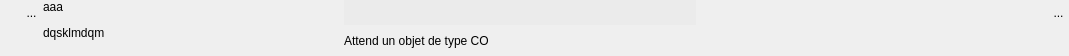
<?xml version="1.0" encoding="UTF-8"?>
<ui version="4.0">
 <class>WidgetUniqueSDCO</class>
 <widget class="QWidget" name="WidgetUniqueSDCO">
  <property name="geometry">
   <rect>
    <x>0</x>
    <y>0</y>
    <width>1069</width>
    <height>56</height>
   </rect>
  </property>
  <property name="sizePolicy">
   <sizepolicy hsizetype="Preferred" vsizetype="Preferred">
    <horstretch>0</horstretch>
    <verstretch>0</verstretch>
   </sizepolicy>
  </property>
  <property name="minimumSize">
   <size>
    <width>0</width>
    <height>0</height>
   </size>
  </property>
  <property name="windowTitle">
   <string>Form</string>
  </property>
  <layout class="QHBoxLayout" name="horizontalLayout">
   <property name="spacing">
    <number>1</number>
   </property>
   <property name="margin">
    <number>0</number>
   </property>
   <item>
    <layout class="QVBoxLayout" name="verticalLayout_2">
     <property name="spacing">
      <number>0</number>
     </property>
     <item>
      <layout class="QHBoxLayout" name="horizontalLayout_3">
       <property name="spacing">
        <number>0</number>
       </property>
       <property name="sizeConstraint">
        <enum>QLayout::SetFixedSize</enum>
       </property>
       <item>
        <spacer name="horizontalSpacer_3">
         <property name="orientation">
          <enum>Qt::Horizontal</enum>
         </property>
         <property name="sizeType">
          <enum>QSizePolicy::Fixed</enum>
         </property>
         <property name="sizeHint" stdset="0">
          <size>
           <width>21</width>
           <height>20</height>
          </size>
         </property>
        </spacer>
       </item>
       <item>
        <widget class="MonBoutonValide" name="RBValide">
         <property name="minimumSize">
          <size>
           <width>21</width>
           <height>25</height>
          </size>
         </property>
         <property name="maximumSize">
          <size>
           <width>21</width>
           <height>25</height>
          </size>
         </property>
         <property name="focusPolicy">
          <enum>Qt::ClickFocus</enum>
         </property>
         <property name="toolTip">
          <string>Affiche le rapport de validation du mot-clef</string>
         </property>
         <property name="styleSheet">
          <string notr="true">border : 0px</string>
         </property>
         <property name="text">
          <string>...</string>
         </property>
         <property name="icon">
          <iconset>
           <normaloff>../Editeur/icons/ast-green-ball.png</normaloff>../Editeur/icons/ast-green-ball.png</iconset>
         </property>
         <property name="iconSize">
          <size>
           <width>25</width>
           <height>25</height>
          </size>
         </property>
        </widget>
       </item>
      </layout>
     </item>
     <item>
      <spacer name="verticalSpacer_2">
       <property name="orientation">
        <enum>Qt::Vertical</enum>
       </property>
       <property name="sizeHint" stdset="0">
        <size>
         <width>20</width>
         <height>2</height>
        </size>
       </property>
      </spacer>
     </item>
    </layout>
   </item>
   <item>
    <widget class="MonLabelClic" name="label">
     <property name="sizePolicy">
      <sizepolicy hsizetype="Fixed" vsizetype="Preferred">
       <horstretch>0</horstretch>
       <verstretch>0</verstretch>
      </sizepolicy>
     </property>
     <property name="minimumSize">
      <size>
       <width>300</width>
       <height>25</height>
      </size>
     </property>
     <property name="maximumSize">
      <size>
       <width>178</width>
       <height>16777215</height>
      </size>
     </property>
     <property name="frameShape">
      <enum>QFrame::NoFrame</enum>
     </property>
     <property name="text">
      <string>&lt;html&gt;&lt;head/&gt;&lt;body&gt;&lt;p&gt;aaa&lt;/p&gt;&lt;p&gt;dqsklmdqm&lt;/p&gt;&lt;/body&gt;&lt;/html&gt;</string>
     </property>
     <property name="scaledContents">
      <bool>false</bool>
     </property>
     <property name="alignment">
      <set>Qt::AlignLeading|Qt::AlignLeft|Qt::AlignTop</set>
     </property>
    </widget>
   </item>
   <item>
    <layout class="QVBoxLayout" name="verticalLayout">
     <property name="spacing">
      <number>0</number>
     </property>
     <item>
      <widget class="QLineEdit" name="LESDCO">
       <property name="minimumSize">
        <size>
         <width>0</width>
         <height>25</height>
        </size>
       </property>
       <property name="maximumSize">
        <size>
         <width>805</width>
         <height>16777215</height>
        </size>
       </property>
       <property name="styleSheet">
        <string notr="true">background:rgb(235,235,235);
border:0px;</string>
       </property>
      </widget>
     </item>
     <item>
      <widget class="QLabel" name="label_2">
       <property name="text">
        <string>Attend un objet de type CO </string>
       </property>
      </widget>
     </item>
    </layout>
   </item>
   <item>
    <spacer name="horizontalSpacer_2">
     <property name="orientation">
      <enum>Qt::Horizontal</enum>
     </property>
     <property name="sizeType">
      <enum>QSizePolicy::MinimumExpanding</enum>
     </property>
     <property name="sizeHint" stdset="0">
      <size>
       <width>79</width>
       <height>17</height>
      </size>
     </property>
    </spacer>
   </item>
   <item>
    <layout class="QVBoxLayout" name="verticalLayout_3">
     <item>
      <widget class="QToolButton" name="RBPoubelle">
       <property name="minimumSize">
        <size>
         <width>21</width>
         <height>25</height>
        </size>
       </property>
       <property name="maximumSize">
        <size>
         <width>21</width>
         <height>25</height>
        </size>
       </property>
       <property name="focusPolicy">
        <enum>Qt::ClickFocus</enum>
       </property>
       <property name="toolTip">
        <string>Détruit le mot-clef</string>
       </property>
       <property name="styleSheet">
        <string notr="true">border : 0px</string>
       </property>
       <property name="text">
        <string>...</string>
       </property>
       <property name="icon">
        <iconset>
         <normaloff>../Editeur/icons/deleteRond.png</normaloff>../Editeur/icons/deleteRond.png</iconset>
       </property>
       <property name="iconSize">
        <size>
         <width>25</width>
         <height>25</height>
        </size>
       </property>
      </widget>
     </item>
     <item>
      <spacer name="verticalSpacer">
       <property name="orientation">
        <enum>Qt::Vertical</enum>
       </property>
       <property name="sizeHint" stdset="0">
        <size>
         <width>20</width>
         <height>2</height>
        </size>
       </property>
      </spacer>
     </item>
    </layout>
   </item>
  </layout>
 </widget>
 <customwidgets>
  <customwidget>
   <class>MonBoutonValide</class>
   <extends>QToolButton</extends>
   <header>monBoutonValide.h</header>
  </customwidget>
  <customwidget>
   <class>MonLabelClic</class>
   <extends>QLabel</extends>
   <header>monLabelClic.h</header>
  </customwidget>
 </customwidgets>
 <tabstops>
  <tabstop>LESDCO</tabstop>
 </tabstops>
 <resources/>
 <connections/>
</ui>
